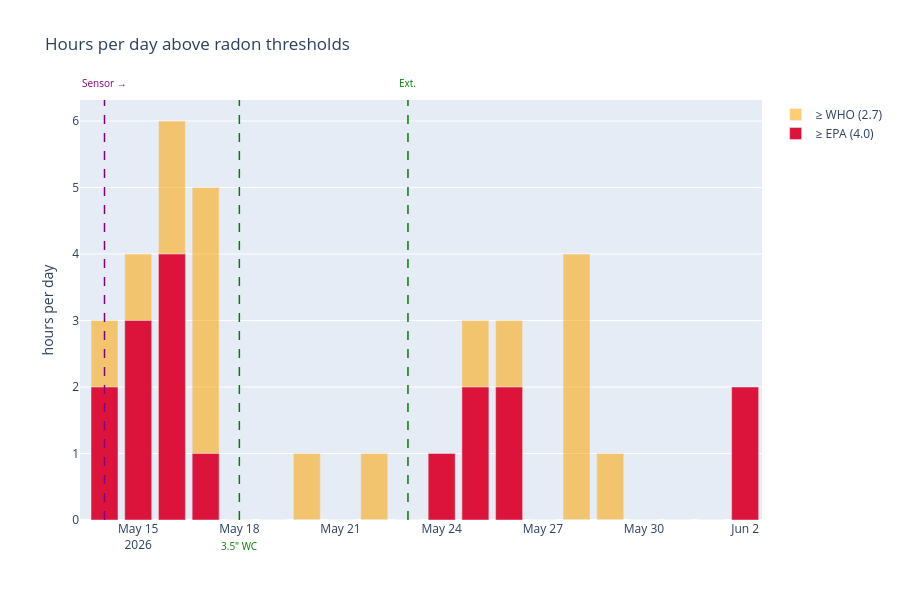

Write notebook code for a chart like this one.
### Markdown cell above
## Hours per day above thresholds

Hours per day at or above each threshold. Any bar > 0 on the EPA series is a day where the mitigation system did not keep radon below the action level for the full day.

### Code cell
hours_above_who_daily = (df_post['radon'] >= WHO_LEVEL).resample('D').sum()
hours_above_epa_daily = (df_post['radon'] >= EPA_LEVEL).resample('D').sum()

fig = go.Figure()
fig.add_trace(go.Bar(x=hours_above_who_daily.index, y=hours_above_who_daily.values,
                     name=f'≥ WHO ({WHO_LEVEL})', marker_color='orange', opacity=0.55))
fig.add_trace(go.Bar(x=hours_above_epa_daily.index, y=hours_above_epa_daily.values,
                     name=f'≥ EPA ({EPA_LEVEL})', marker_color='crimson'))
fig.update_layout(title='Hours per day above radon thresholds',
                  yaxis_title='hours per day', xaxis_title='', barmode='overlay')
annotate(fig, levels=False, events=EVENTS_POST)
fig.show()

### Figure 1 — Plotly figure (JSON) as saved in the notebook; plotly's stock layout.template omitted (floating-point values rounded to 4 significant figures)
{"data": [{"marker": {"color": "orange"}, "name": "≥ WHO (2.7)", "opacity": 0.55, "type": "bar", "x": ["2026-05-14T00:00:00.000000", "2026-05-15T00:00:00.000000", "2026-05-16T00:00:00.000000", "2026-05-17T00:00:00.000000", "2026-05-18T00:00:00.000000", "2026-05-19T00:00:00.000000", "2026-05-20T00:00:00.000000", "2026-05-21T00:00:00.000000", "2026-05-22T00:00:00.000000", "2026-05-23T00:00:00.000000", "2026-05-24T00:00:00.000000", "2026-05-25T00:00:00.000000", "2026-05-26T00:00:00.000000", "2026-05-27T00:00:00.000000", "2026-05-28T00:00:00.000000", "2026-05-29T00:00:00.000000", "2026-05-30T00:00:00.000000", "2026-05-31T00:00:00.000000", "2026-06-01T00:00:00.000000", "2026-06-02T00:00:00.000000"], "y": [3, 4, 6, 5, 0, 0, 1, 0, 1, 0, 1, 3, 3, 0, 4, 1, 0, 0, 0, 2]}, {"marker": {"color": "crimson"}, "name": "≥ EPA (4.0)", "type": "bar", "x": ["2026-05-14T00:00:00.000000", "2026-05-15T00:00:00.000000", "2026-05-16T00:00:00.000000", "2026-05-17T00:00:00.000000", "2026-05-18T00:00:00.000000", "2026-05-19T00:00:00.000000", "2026-05-20T00:00:00.000000", "2026-05-21T00:00:00.000000", "2026-05-22T00:00:00.000000", "2026-05-23T00:00:00.000000", "2026-05-24T00:00:00.000000", "2026-05-25T00:00:00.000000", "2026-05-26T00:00:00.000000", "2026-05-27T00:00:00.000000", "2026-05-28T00:00:00.000000", "2026-05-29T00:00:00.000000", "2026-05-30T00:00:00.000000", "2026-05-31T00:00:00.000000", "2026-06-01T00:00:00.000000", "2026-06-02T00:00:00.000000"], "y": [2, 3, 4, 1, 0, 0, 0, 0, 0, 0, 1, 2, 2, 0, 0, 0, 0, 0, 0, 2]}], "layout": {"annotations": [{"font": {"color": "purple", "size": 10}, "showarrow": false, "text": "Sensor →", "x": "2026-05-14T00:00:00", "xanchor": "center", "xref": "x", "y": 1.02, "yanchor": "bottom", "yref": "y domain"}, {"font": {"color": "green", "size": 10}, "showarrow": false, "text": "3.5\" WC", "x": "2026-05-18T00:00:00", "xanchor": "center", "xref": "x", "y": -0.04, "yanchor": "top", "yref": "y domain"}, {"font": {"color": "green", "size": 10}, "showarrow": false, "text": "Ext.", "x": "2026-05-23T00:00:00", "xanchor": "center", "xref": "x", "y": 1.02, "yanchor": "bottom", "yref": "y domain"}], "barmode": "overlay", "height": 600, "shapes": [{"line": {"color": "purple", "dash": "dash", "width": 1.5}, "type": "line", "x0": "2026-05-14T00:00:00", "x1": "2026-05-14T00:00:00", "xref": "x", "y0": 0, "y1": 1, "yref": "y domain"}, {"line": {"color": "green", "dash": "dash", "width": 1.5}, "type": "line", "x0": "2026-05-18T00:00:00", "x1": "2026-05-18T00:00:00", "xref": "x", "y0": 0, "y1": 1, "yref": "y domain"}, {"line": {"color": "green", "dash": "dash", "width": 1.5}, "type": "line", "x0": "2026-05-23T00:00:00", "x1": "2026-05-23T00:00:00", "xref": "x", "y0": 0, "y1": 1, "yref": "y domain"}], "title": {"text": "Hours per day above radon thresholds"}, "xaxis": {"title": {"text": ""}}, "yaxis": {"title": {"text": "hours per day"}}}}
